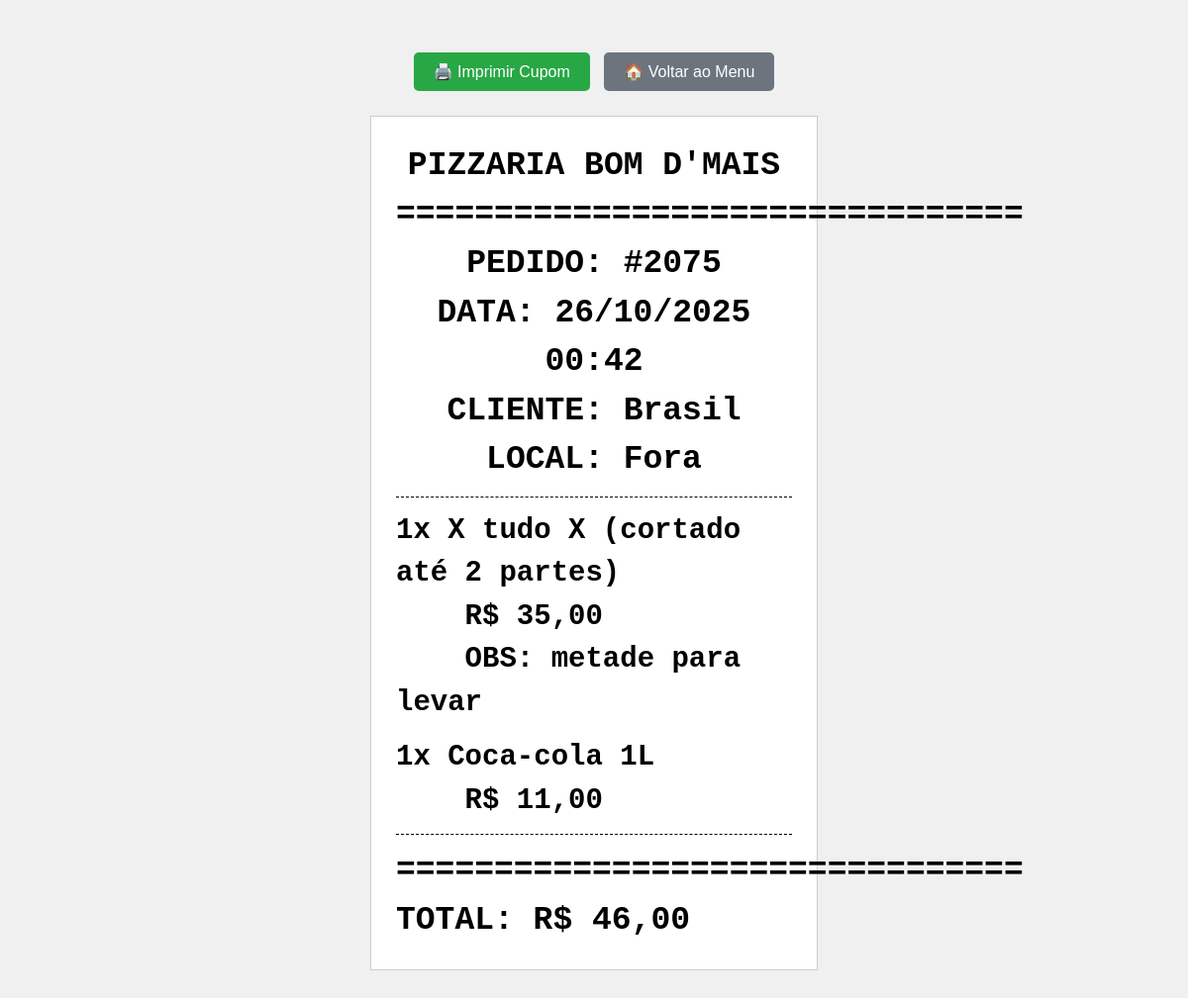
/reimprimir/2075/, run on the app's committed database.
### registrador/models.py (models this page shows, shortened)
class Pedido(models.Model):
    criado_em = models.DateTimeField(auto_now_add=True)
    finalizado = models.BooleanField(default=False)
    nome_cliente = models.CharField(max_length=100, blank=True, null=True)
    local_consumo = models.CharField(max_length=100, blank=True, null=True)
    forma_pagamento = models.CharField(max_length=200, blank=True, null=True)
    def total(self):
        return sum(item.subtotal() for item in self.itens.all())

class ItemPedido(models.Model):
    pedido = models.ForeignKey(Pedido, related_name='itens', on_delete=models.CASCADE)
    produto = models.ForeignKey(Produto, on_delete=models.CASCADE)
    quantidade = models.IntegerField(default=1)
    preco_unitario = models.DecimalField(max_digits=6, decimal_places=2, null=True, blank=True)
    descricao_produto = models.CharField(max_length=150, blank=True, null=True)
    observacao = models.CharField(max_length=255, null=True, blank=True)
    sabor2 = models.ForeignKey(Produto, related_name='itens_sabor2', on_delete=models.CASCADE, null=True, blank=True)
    def subtotal(self):
        if self.preco_unitario:
            return self.quantidade * self.preco_unitario
        elif hasattr(self.produto, 'preco'):
            return self.quantidade * self.produto.preco
        return 0  # ou lançar erro

class Produto(models.Model):
    CATEGORIAS = (
        ('combo', 'Combo'),
        ('pizza', 'Pizza'),
        ('lanche', 'Lanche'),
        ('bebida', 'Bebida'),
        ('artesanal', 'Artesanal'),
        ('sabor_promocao', 'Promocao'),
        ('entrada', 'Entrada'),
        ('espeto', 'Espeto'),
        ('porcoes', 'Porções'),
        ('pf_refeicao', 'PF_Refeição'),
    )
    nome = models.CharField(max_length=100)
    descricao = models.TextField(blank=True)
    preco = models.DecimalField(max_digits=6, decimal_places=2, blank=True, null=True)
    imagem = models.ImageField(upload_to='produtos/', blank=True, null=True)
    categoria = models.CharField(max_length=20, choices=CATEGORIAS)

### registrador/views.py (the view, shortened to what this page needs)
# urls.py: path('reimprimir/<int:pedido_id>/', views.reimprimir_pedido, name='reimprimir_pedido'),
def reimprimir_pedido(request, pedido_id):
    pedido = get_object_or_404(Pedido, id=pedido_id, finalizado=True)
    context = {
        'pedido': pedido,
        'imprimir': True
    }
    return render(request, 'registrador/cupom_impressao.html', context)

### registrador/templates/registrador/cupom_impressao.html (shortened to what this page needs)
<!DOCTYPE html>
<html lang="pt">
<head>
</head>
<body>
    <div class="no-print botoes">
        <button class="btn-imprimir" onclick="imprimirCupom()">🖨️ Imprimir Cupom</button>
        <button class="btn-voltar" onclick="voltarMenu()">🏠 Voltar ao Menu</button>
    </div>
    <div class="cupom" id="cupom">
        <div class="header">
            <strong>PIZZARIA BOM D'MAIS</strong><br>
            ================================<br>
            PEDIDO: #{{ pedido.id }}<br>
            DATA: {{ pedido.criado_em|date:"d/m/Y H:i" }}<br>
            CLIENTE: {{ pedido.nome_cliente|default:"Não informado" }}<br>
            LOCAL: {{ pedido.local_consumo|default:"Não informado" }}<br>
        </div>
        {% for item in pedido.itens.all %}
        <div class="item">
            {{ item.quantidade }}x
            {% if item.descricao_produto %}
                {{ item.descricao_produto }}
            {% else %}
                {{ item.produto.nome }}
            {% endif %}<br>
            &nbsp;&nbsp;&nbsp;&nbsp;R$ {{ item.subtotal }}<br>
            {% if item.observacao %}
                &nbsp;&nbsp;&nbsp;&nbsp;OBS: {{ item.observacao }}<br>
            {% endif %}
        </div>
        {% endfor %}
        <div class="total">
            ================================<br>
            TOTAL: R$ {{ pedido.total }}<br>
        </div>
    </div>
</body>
</html>

### registrador/templates/registrador/cupom_impressao.html (style rules this page uses)
@media screen { body { background-color: #f0f0f0; padding: 20px; font-family: Arial, sans-serif; } }
@media screen { .cupom { background: white; width: 400px; margin: 0 auto; padding: 25px; border: 1px solid #ccc; font-family: 'Courier New', monospace; font-size: 29px; line-height: 1.5; font-weight: bold; } }
.cupom { text-align: left; }
.header { text-align: center; border-bottom: 1px dashed #000; padding-bottom: 12px; margin-bottom: 12px; font-size: 33px; font-weight: bold; }
.item { margin-bottom: 12px; font-size: 29px; font-weight: bold; }
.total { border-top: 1px dashed #000; padding-top: 12px; margin-top: 12px; font-weight: bold; font-size: 33px; }
.botoes { text-align: center; margin: 20px 0; }
.botoes button { margin: 5px; padding: 10px 20px; font-size: 16px; cursor: pointer; }
.btn-imprimir { background-color: #28a745; color: white; border: none; border-radius: 5px; }
.btn-voltar { background-color: #6c757d; color: white; border: none; border-radius: 5px; }

### data on the page
Pedido: id "2075", criado_em "26/10/2025 00:42", nome_cliente "Brasil", local_consumo "Fora", total "46,00"
ItemPedido: quantidade "1", produto.nome "X tudo X (cortado até 2 partes)", subtotal "35,00", observacao "metade para levar"
ItemPedido: quantidade "1", produto.nome "Coca-cola 1L", subtotal "11,00"
